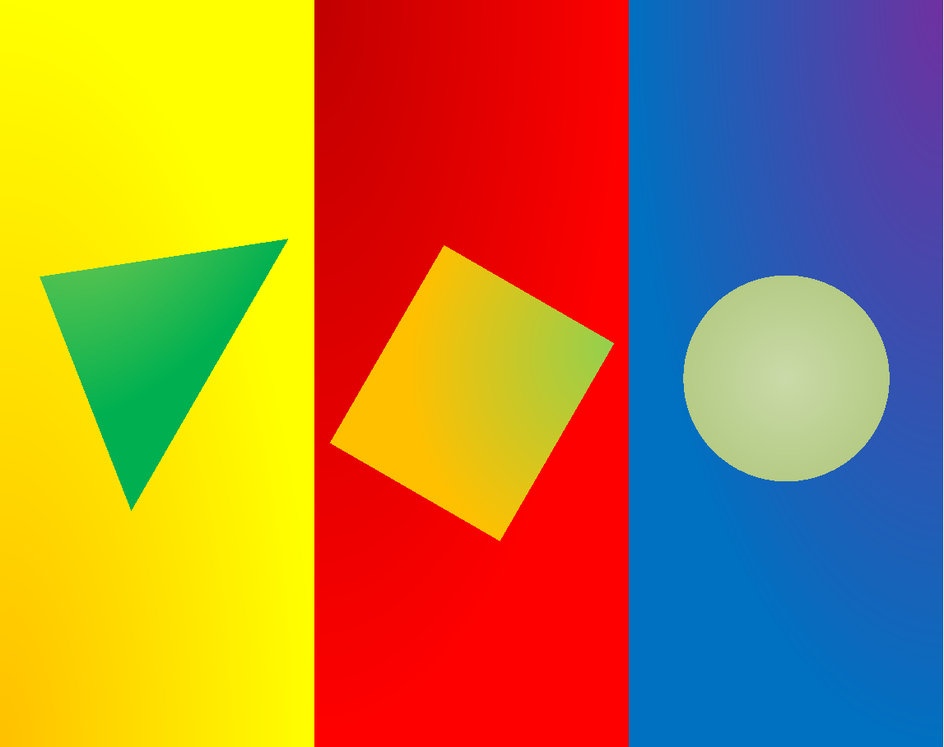
#> input picture studentFiles/H/q4omega.tif, 944 x 747 px, shrunk from 1147 x 908 before the run
$ python 'Question 4.py'
#> lines starting #> are read from the running program, lines starting #| are printed output that depends on the picture
from matplotlib import pyplot as pt
import numpy as np
import cv2

img = cv2.imread("q4omega.tif",1)
#> img is the input picture: shape (747, 944, 3); mean B, G, R 64.4, 126.8, 170.9
img1 = cv2.imread("q4omega.tif",0)
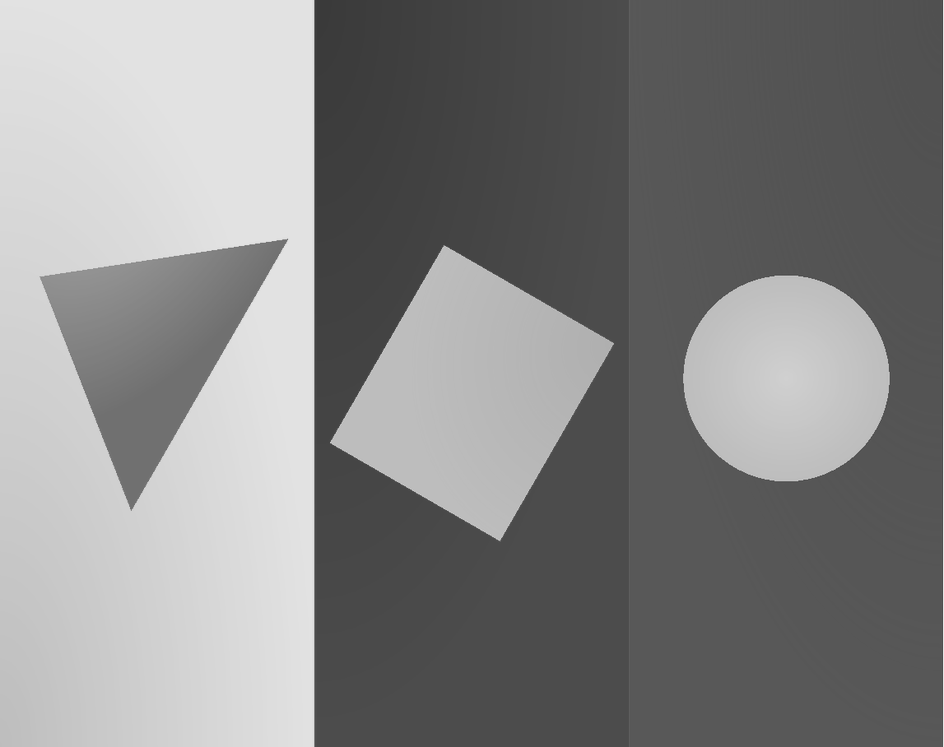
#> img1: shape (747, 944); min 56, max 227, mean 132.9
cv2.imshow("q4omega", img)
cv2.waitKey()

img = cv2.cvtColor(img,cv2.COLOR_BGR2RGB)
new_img = img.copy()
new_img[:,:,0] = img[:,:,0]
new_img[:,:,1] = img[:,:,1]
new_img[:,:,2] = img[:,:,2]


cv2.imshow("Edited q4omega",new_img)
cv2.waitKey()
